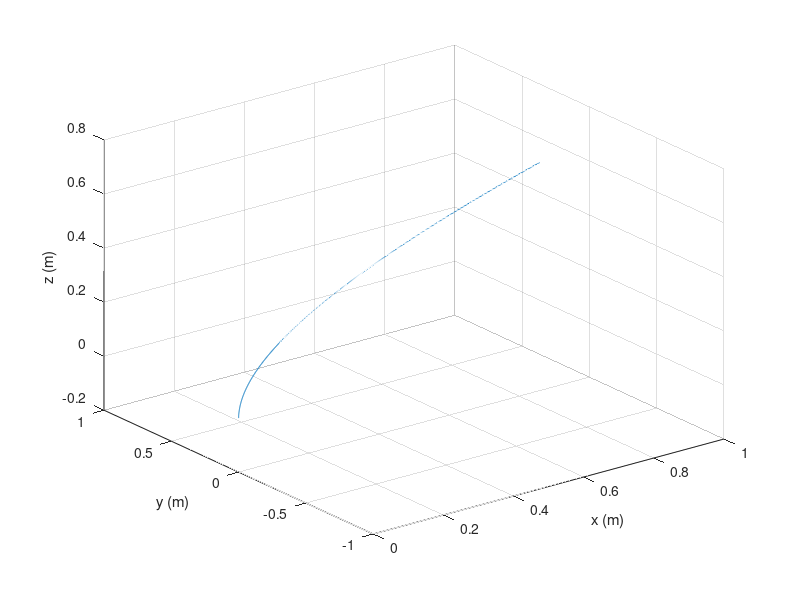
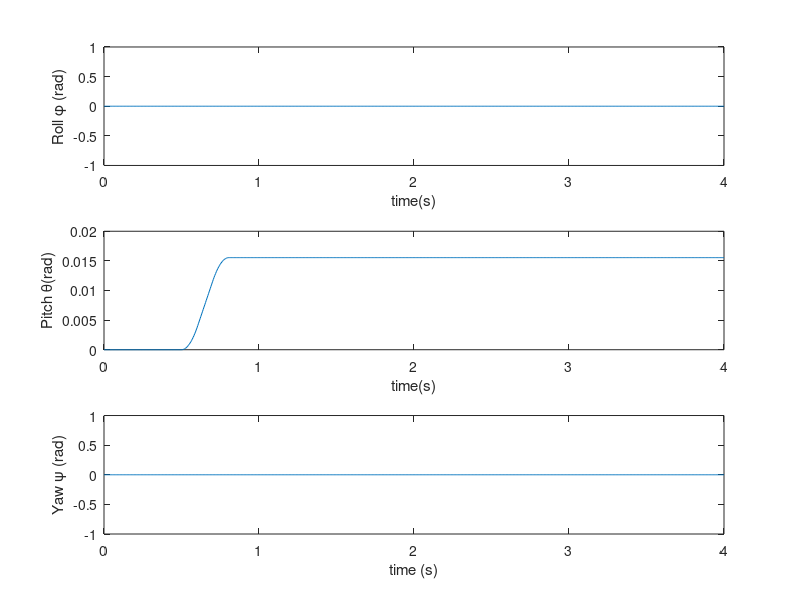
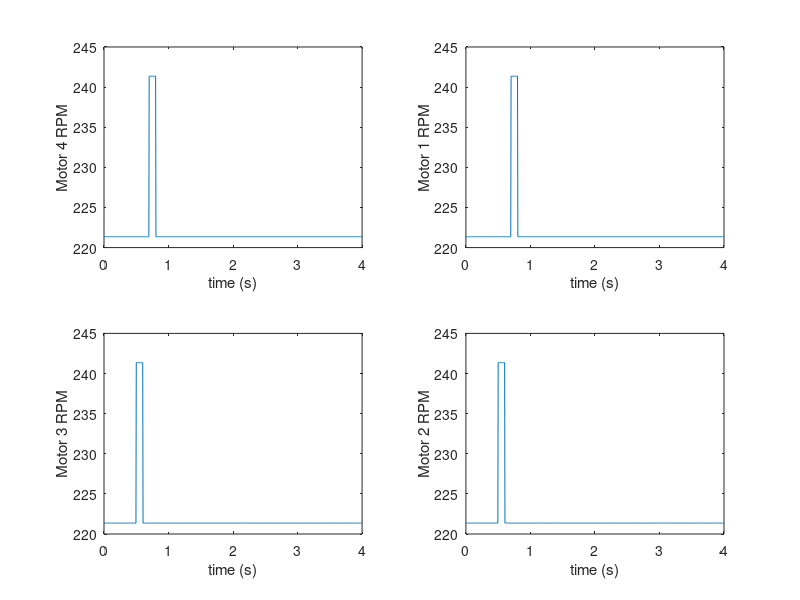

Source code (MATLAB) for these figures, in order:
close all; clear all; clc;

%% Paramteres of UAV
m=2; % mass (kg)
Ixx=0.5; % moment of intertia about body x-axis (Kg-m^2)
Iyy=0.5; % moment of inertia about boyd y-axis (Kg-m^2)
Izz=1; % moment of inertia about body z-axis (Kg-mY2)
IUAV=[Ixx 0 0 ; 0 Iyy 0 ; 0 0 Izz]; % Inertia matrix
k=0.0001; % thrust coefficient of each motor
b=0.0001; % antitorque coefficient of each motor
IM=0.001; % moment of inertia of motor about its central axis (Kg/m^3)
Lx=0.2; % distance of motors fromx-axis (m)
Ly=0.2; % distance of motors from y-axis (m)
g=9.8; % gravity (m/s^2)

%% UAV state at t=0
x=0;y=0;z=0; % (m): x, y, and z in global frame
vx=0;vy=0;vz=0; % (m/s): first time-derivatives of x, y, and z in global frame
phi=0;theta=0;psi=0; % (rad): roll, pitch, and yaw angles in global frame
phid=0;thetad=0;psid=0; % (rad/2): first time-derivatives of roll, pitch, and yaw angles in global frame
wx=0;wy=0;wz=0; % (rad/s): roll rate (p), pitch rate (q), and yaw rate (r) in body frame

%% Simulation parameters
dt=0.005; % time-step (s)
tf=4; % plot from t=0 to t=tf (s)

%% Define trajectories (position, orientation, etc.)
Nt=tf/dt + 1; % number of time-steps
timtraj=zeros(Nt,1); % time
postraj=zeros(Nt,3); % position (x,y,z) in global frame 
atdtraj=zeros(Nt,3); % orientation/attitude (phi theta psi) in global frame
postraj(1,1)=x;postraj(1,2)=y;postraj(1,3)=z; % position at t-0 (time-step # 1)
atdtraj(1,1)=phi;atdtraj(1,2)=theta;atdtraj(1,3)=psi; % orientation at t=0 (time-step #1)

%% Control Inputs
wm=sqrt(m*g/(4*k)); % value of motor speeds to hover (total thrust F = m*g)
WM=[wm wm wm wm]; % RPMs of motors 1,2,3,4 to hover
WMtraj=zeros(Nt,4); % motors RPMs time-trajectory
WMtraj(1,1)=WM(1); WMtraj(1,2)=WM(2);WMtraj(1,3)=WM(3);WMtraj(1,4)=WM(4); % motors RPMs at t=0 (time-step # 1)

%% Quadcopter dynamics simulation (compute UAV state at t+dt using the UAV state and controls at t)
nt=1; % time-step 1 (t=0)
while nt<Nt
    %% Matrices at t
    %% Rotation matrix 3x3
    RM=[cos(psi)*cos(theta)  (cos(psi)*sin(theta)*sin(phi) - sin(psi)*cos(phi))  (cos(psi)*sin(theta)*cos(phi) + sin(psi)*sin(phi));
        sin(psi)*cos(theta)  (sin(psi)*sin(theta)*sin(phi) + cos(psi)*cos(phi))  (sin(psi)*sin(theta)*cos(phi) - cos(psi)*sin(phi));
       -sin(theta)            cos(theta)*sin(phi)                                 cos(theta)*cos(phi)]

    %% Transformation Matrix 3x3
    TM = [1  0          -sin(theta)          ;
          0  cos(phi)   cos(theta)*sin(phi)  ;
          0  -sin(phi)  cos(theta)*cos(phi) ]
      
    %% Inverse Transform Matrix 3x3
    INVTM = [1  sin(phi)*tan(theta)  cos(phi)*tan(theta) ;
             0  cos(phi)             -sin(phi)           ;
             0  sin(phi)/cos(theta)   cos(phi)/cos(theta)];

     %% First time-Derivative of Inverse Transform Matri 3x3
     DINVTM=[0  ((phid*cos(phi)*tan(theta)) + (thetad*sin(phi)/(cos(theta)^2)))       ((-phid*sin(phi)*cos(theta)) + (thetad*cos(phi)/(cos(theta)^2)))        ;
             0  (-phid*sin(phi))                                                      (-phid*cos(phi))                                                        ;
             0  ((phid*cos(phi)/cos(theta)) + (phid*sin(phi)*tan(theta)/cos(theta)))  ((-phid*sin(phi)/cos(theta)) + (thetad*cos(phi)*tan(theta)/cos(theta)))];
    
    %% Motor thrusts and torques at t
    F=k*(WM(1)^2 + WM(2)^2 + WM(3)^2 + WM(4)^2); %(N): total thrust force in body zb direction
    Tphi=k*Lx*(WM(3)^2 + WM(4)^2 - WM(1)^2 - WM(2)^2); % (N-m): Total torque about body xb axis
    Ttheta=k*Ly*(WM(2)^2 + WM(3)^2 - WM(1)^2 - WM(4)^2); % (n-m): Total torque about body zb axis [Ignore motor's own inertia]
    Tpsi=b*(WM(2)^2 + WM(4)^2 - WM(1)^2 - WM(3)^2); % (N-m): Total torque about body zb axis [Ignore motor's own inertia]
    
    %% STEP 1: %%%%%%%%%%%%%%%%%%%%%%%%%%
    % Newton's equations for translation: gives x y z acceleration in
    % global frame at t
    ax=(F/m)*(cos(psi)*sin(theta)*cos(phi) + sin(psi)*sin(phi)); % (m/s^2): x acceleration in global x direction at t
    ay=(F/m)*(sin(psi)*sin(theta)*cos(phi) - cos(psi)*sin(phi)); % (m/s^2): y acceleration in global y direction at t
    az=(F/m)*cos(theta)*cos(phi) - g; % (m/s^2): z acceleration in global z direction at t
    
    %% STEP 2: %%%%%%%%%%%%%%%%%%%%%%%%%%
    % Calculate velocity in global frame at t+dt
    vx1=vx + ax*dt; % (m/s): x velocity in global x direction at t+dt
    vy1=vy + ay*dt; % (m/s): y velocity in global y direction at t+dt
    vz1=vz + az*dt; % (m/s): z velocity in global z direction at t+dt
    
    % Calculate position in global frame at t+dt
    x1=x + ((vx1+vx)/2)*dt; % (m): x in global frame at t+dt
    y1=y + ((vy1+vy)/2)*dt; % (m): y in global frame at t+dt
    z1=z + ((vz1+vz)/2)*dt; % (m): z in global frame at t+dt

    %% STEP 3: %%%%%%%%%%%%%%%%%%%%%%%%%%
    % Netwon's equations for rotation: gives x y z angular acceleration in
    % body frame at t
    wxdot=(Iyy-Izz)*wy*wz/Ixx + Tphi/Ixx; % pdot (rad/s^2): x angular acceleration in body frame
    wydot=(Izz-Ixx)*wz*wx/Iyy + Ttheta/Iyy; % qdot (rad/s^2): y angular acceleration in body frame
    wzdot=(Ixx-Iyy)*wx*wy/Izz + Tpsi/Izz; % rdot (rad/s^2): z angular acceleration in body frame
    
    %% STEP 4: %%%%%%%%%%%%%%%%%%%%%%%%%%
    % Calculate angular acceleration in global frame at t+dt
    AAG=DINVTM*[wx wy wz]' + INVTM*[wxdot wydot wzdot]'; % (rad/s^2): angular acceleration in global frame at t
    phidd=AAG(1); % rad/2^2): x angular acceleration in global framte at t
    thetadd=AAG(2); % (rad/s^2): y angular acceleration in global frame at t
    psidd=AAG(3); % (rad/s^2): z angular acceleration in global frame at t
    
    %% STEP 5: %%%%%%%%%%%%%%%%%%%%%%%%%%
    % Calculate angular velocity in global frame at t+dt
    phid1=phid + phidd*dt; % (rad/s): x angular velocity in global frame at t+dt
    thetad1=thetad + thetadd*dt; % (rad/s): y angular velocity in global frame at t+dt
    psid1=psid + psidd*dt; % (rad/s): z angular velocity in global frame at t+dt
    
    % Calculate angular position in global frame at t+dt
    phi1=phi + ((phid1+phid)/2)*dt; % (rad): roll angle in global frame at t+dt
    theta1=theta+ ((thetad1+thetad)/2)*dt; % (rad): pitch angle in global frame at t+dt
    psi1=psi + ((psid1+psid)/2)*dt; % (rad): roll angle in global frame at t+dt
    
    %% STEP 6: %%%%%%%%%%%%%%%%%%%%%%%%%%
    % Calculate angular velocity in body frame at t+dt
    TM1=[1  0           -sin(theta1)          ; % Transformation matrix at t+dt
         0  cos(phi1)   cos(theta1)*sin(phi1) ;
         0  -sin(phi1)  cos(theta1)*cos(phi1)];
     AVB=TM1*[phid1 thetad1 psid1]'; % (rad/2): angular velocity in body frame at t+dt
     wx1=AVB(1); % p (rad/s): x angular velocity in body frame at t+dt
     wy1=AVB(2); % q (rad/s): y angular velocity in body frame at t+dt
     wz1=AVB(3); % r (rad/s): z angular velocity in body frame at t+dt
     
     %% Store trajectory at t+dt
     nt=nt+1; % t -> t+dt
     timtraj(nt)=(nt-1)*dt; % (s): time at t+dt
     postraj(nt,1)=x1;postraj(nt,2)=y1;postraj(nt,3)=z1; % (m): x, y, and z in global frame at t+dt
     atdtraj(nt,1)=phi1; atdtraj(nt,2)=theta1;atdtraj(nt,3)=psi1; % (rad): roll, pitch, and yaw angles in global frame at t+dt
     
     %% Update UAV state: t -> t+dt (we need these values in STEPS 1 to 6)
     x=x1;y=y1;z=z1;
     vx=vx1;vy=vy1;vz=vz1;
     phi=phi1;theta=theta1;psi=psi1;
     phid=phid1;thetad=thetad1;psid=psid1;
     wx=wx1;wy=wy1;wz=wz1;
     
     %% user input: Update controls: t-> t+dt
     
    % WM(1)=wm;WM(2)=wm;WM(3)=wm;WM(4)=wm;
    % WMtraj(nt,1)=WM(1);WMtraj(nt,2)=WM(2);WMtraj(nt,3)=WM(3);WMtraj(nt,4)=WM(4);
     
     if timtraj(nt)>=0.5 && timtraj(nt)<=0.6
         WM(2)=wm+20;WM(3)=wm+20; % pitching forward about yb-axis
     elseif timtraj(nt)>=0.7 && timtraj(nt)<=0.8
         WM(1)=wm+20;WM(4)=wm+20; % pitching backward about yb-axis
     else
         WM(1)=wm;WM(2)=wm;WM(3)=wm;WM(4)=wm;
     end
     WMtraj(nt,1)=WM(1);WMtraj(nt,2)=WM(2);WMtraj(nt,3)=WM(3);WMtraj(nt,4)=WM(4);
end
     
%% plot 3-D trajectory x,y,z
figure(1);hold on;grid on;view(3)
plot3(postraj(:,1),postraj(:,2),postraj(:,3));
xlabel('x (m)');ylabel('y (m)');zlabel('z (m)'); % axis equal

%% plot attitude/orientation angles (roll(phi), pitch(theta), yaw(psi)) in global frame
figure(2);hold on;
subplot(3,1,1);
plot(timtraj,atdtraj(:,1));xlabel('time(s)');ylabel('Roll \phi (rad)');
subplot(3,1,2);
plot(timtraj,atdtraj(:,2));xlabel('time(s)');ylabel('Pitch \theta(rad)');
subplot(3,1,3);
plot(timtraj,atdtraj(:,3));xlabel('time (s)');ylabel('Yaw \psi (rad)');
    
%% Plot motors (1,2,3,4) speeds
figure(3);hold on;
subplot(2,2,1);
plot(timtraj,WMtraj(:,4));xlabel('time (s)');ylabel('Motor 4 RPM');
subplot(2,2,2);
plot(timtraj,WMtraj(:,1));xlabel('time (s)');ylabel('Motor 1 RPM');
subplot(2,2,3);
plot(timtraj,WMtraj(:,3));xlabel('time (s)');ylabel('Motor 3 RPM');
subplot(2,2,4);
plot(timtraj,WMtraj(:,2));xlabel('time (s)');ylabel('Motor 2 RPM');
    
    
         
         
         